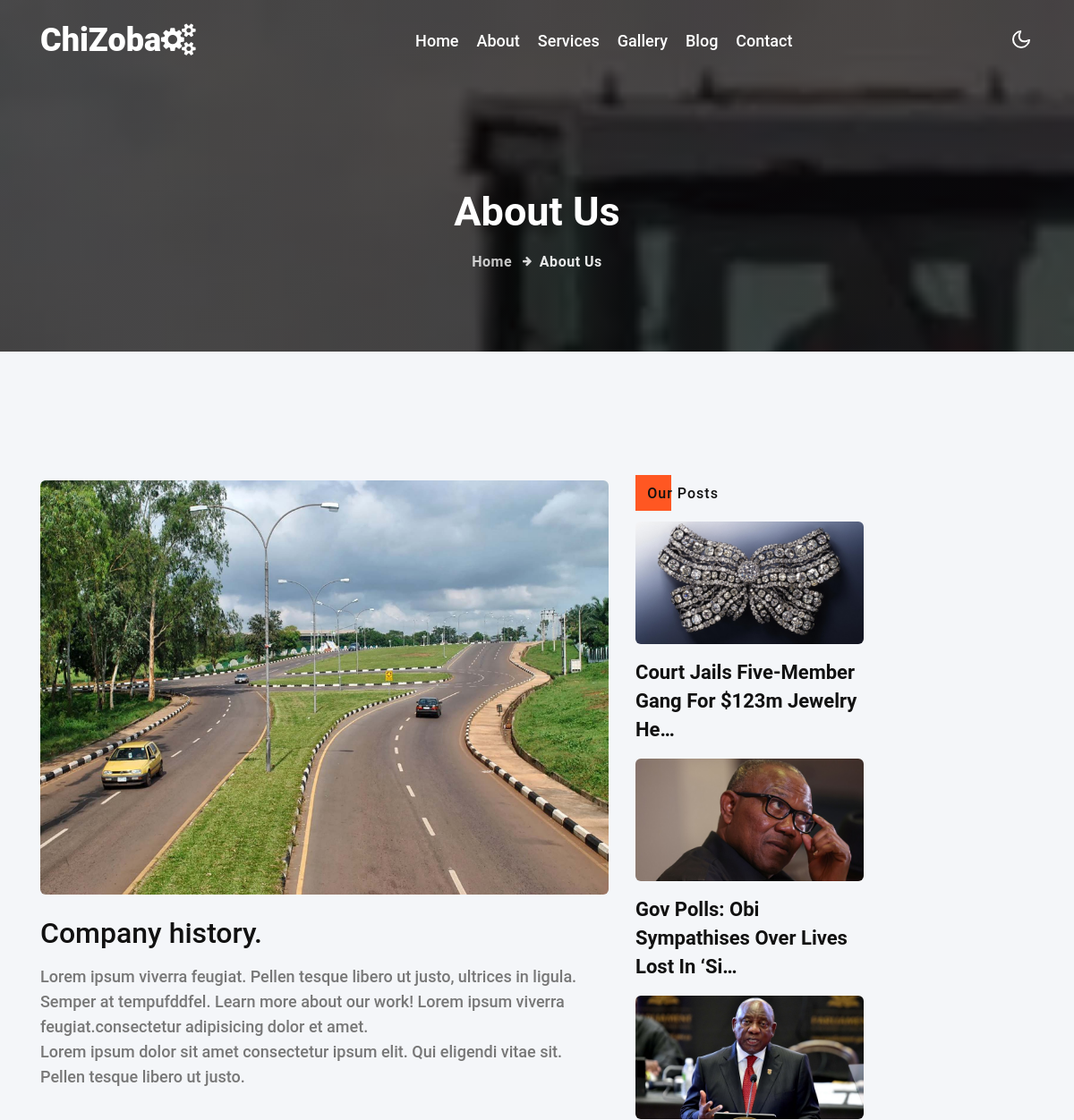
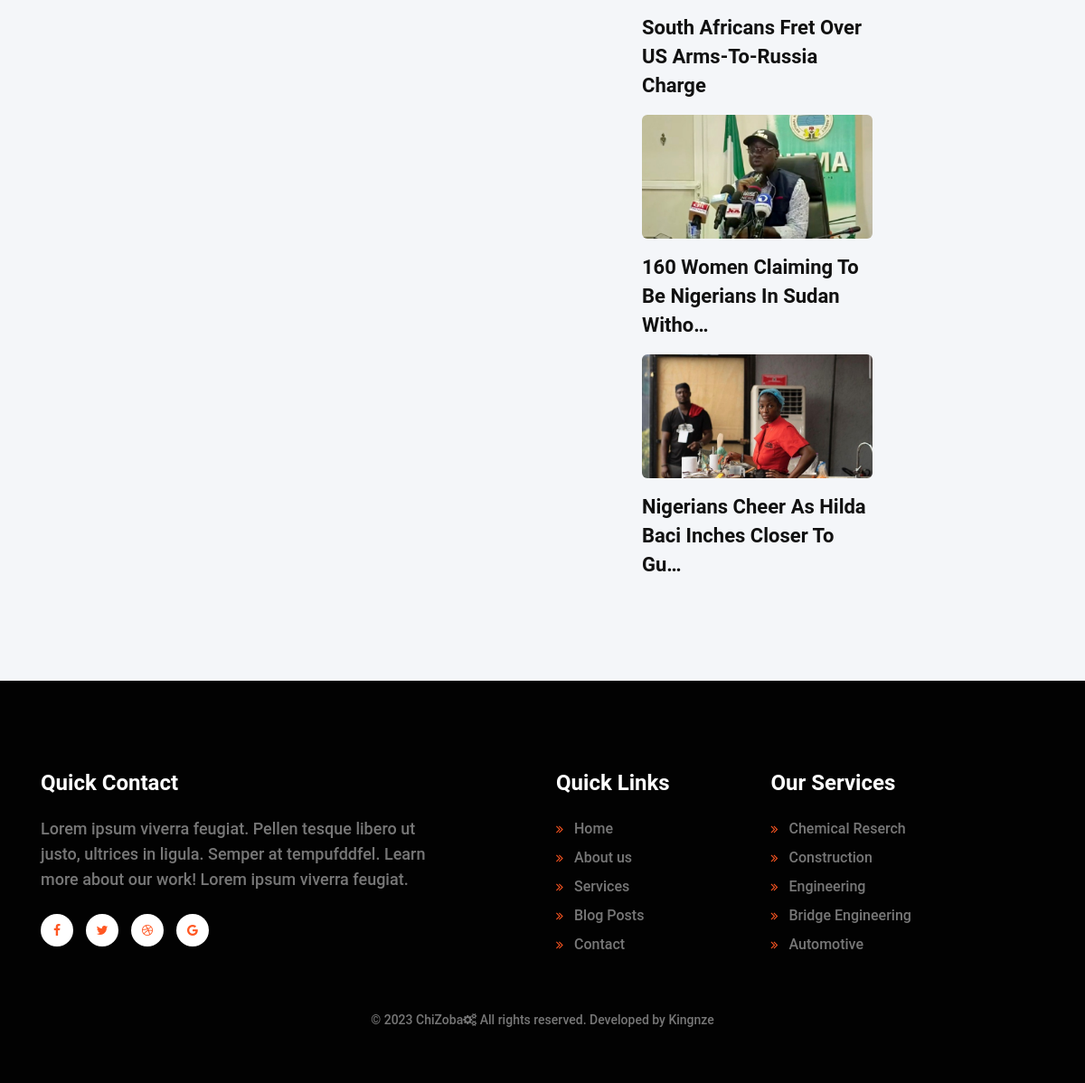
The page /1 on the database its author committed (2 pictures, top to bottom).
### construction/models.py (models this page shows, shortened)
class Aboutus(models.Model):
    subtitle = models.CharField(max_length=550)
    title = models.CharField(max_length=550)
    title1 = models.CharField(max_length=550)
    title2 = models.CharField(max_length=550)
    title3 = models.CharField(max_length=550)
    leadimg = models.ImageField(default='myleadimg.jpg',null=True,blank=True)
    body = RichTextField()

class Blog(models.Model):
    title = models.CharField(max_length=550)
    slug = models.SlugField(max_length=550,null=True,blank=True)
    published = models.BooleanField(default=True,null=True,blank=True)
    flag = models.BooleanField(default=False,null=True,blank=True)
    date_posted = models.DateTimeField(default=datetime.now())
    author = models.ForeignKey(User,on_delete=models.CASCADE,null=True,blank=True)
    leadimg = models.ImageField(default='myleadimg.jpg')
    body = RichTextField()
    class Meta:
        db_table = 'Blog'
        managed = True
        verbose_name = 'Blog'
        verbose_name_plural = 'Blog'

### construction/views.py (the view)
# urls.py: path('<int:my_id>',views.aboutusdetail,name='aboutusdetail'),
def aboutusdetail(request, my_id):
    aboutus = get_object_or_404(Aboutus, pk=my_id)
    blog = Blog.objects.order_by('-date_posted').filter(published=True)[:6]
    context = {
        'blog': blog,
        'post': aboutus,
    }
    return render(request,'construction/aboutusdetail.html',context)

### templates/construction/aboutusdetail.html (shortened to what this page needs)
{% extends "base.html" %}
{% load static %}
{% block content %}
  <div class="breadcrumb-bg w3l-inner-page-breadcrumb py-5">
    <div class="container pt-lg-5 pt-md-3 p-lg-4 pb-md-3 my-lg-3">
      <h2 class="title pt-5">About Us</h2>
      <ul class="breadcrumbs-custom-path mt-3 text-center">
        <li><a href="{% url 'index' %}">Home</a></li>
        <li class="active"><span class="fa fa-arrow-right mx-2" aria-hidden="true"></span>About Us</li>
      </ul>
    </div>
  </div>
  <section class="w3l-blog py-5" id="blog">
    <div class="container py-lg-5 py-md-4 py-2">
      <div class="row inner-sec-w3ls">
        {% if post %}
       <div class="col-lg-7 about-in blog-grid-info text-left mt-5">
        <div class="card img">
          <div class="card-body img">
            <a href="blog-single.html" class="d-block">
              {% if post.leadimg %}
              <img src="{{post.leadimg.url}}" alt="" class="img-fluid radius-image">
              {% endif %}
            </a>
            <div class="blog-des mt-4">
              <h2 class="card-title mb-2">{{post.title}}</h2>
              <p class="mb-3">{{post.body | safe}}</p>
            </div>
            </div>
          </div>
        </div>
        {% endif %}
        <div class="col-lg-3 about-in blog-grid-info text-left mt-5">
          <div class="title-content text-left">
            <h6 class="title-subhny mb-3"><span>Our Posts</span></h6>
          </div>
         {% if blog %}
         {% for item in blog %}
           <div class="card img">
             <div class="card-body img">
                <a href="{% url 'blogdetail' item.slug %}" class="d-block">
                  <img src="{{item.leadimg.url}}" alt="" class="img-fluid radius-image">
                </a>
                <h5 class="card-title mb-2 mt-3"><a href="{% url 'blogdetail' item.slug %}">{{ item.title  | truncatechars:50 | safe }}</a>
                </h5>
              </div>
           </div>
         {% endfor %}
        {% endif %}
        </div>
      </div>
    </div>
  </section>
{% endblock content %}

### templates/base.html (shortened to what this page needs)
{% load static %}
<!doctype html>
<html lang="zxx">
<head>
    <link rel="stylesheet" href="{% static 'css/style.css' %}">
    <link href="{% static 'css/wickedpicker.css' %}" rel="stylesheet" type='text/css' media="all" />
	<link href="{% static 'css/easy-responsive-tabs.css' %}" rel='stylesheet' type='text/css' />
    <link href="{% static 'css/font-awesome.css' %}" rel="stylesheet">
</head>
  </head>
  <body>
    {% include 'nav.html' %}
    {% block content %}
    {% endblock content %}
    {% include 'footer.html' %}
  </body>
</html>

### templates/nav.html (shortened to what this page needs)
<div class="header-w3l">
    <header id="site-header" class="header-w3l fixed-top">
      <div class="container">
        <nav class="navbar navbar-expand-lg stroke">
          <a class="navbar-brand" href="{% url 'index' %}">
            ChiZoba<span class="fa fa-cogs"></span>
          </a>
          <div class="collapse navbar-collapse" id="navbarTogglerDemo02">
            <ul class="navbar-nav mx-lg-auto">
              <li
                    {% if '/' == request.path %}
                    class="nav-item active"
                    {% else %}
                    class="nav-item "
                    {% endif %}>
                <a class="nav-link" href="{% url 'index' %}">Home</a>
              </li>
              <li
                    {% if 'about' in request.path %}
                    class="nav-item  active"
                    {% else %}
                    class="nav-item "
                    {% endif %}
                    >
                <a class="nav-link" href="{% url 'about' %}">About</a>
              </li>
              <li
                    {% if 'services' in request.path %}
                    class="nav-item  active"
                    {% else %}
                    class="nav-item "
                    {% endif %}
                    >
                <a class="nav-link" href="{% url 'services' %}">Services</a>
              </li>
              <li
                    {% if 'gallery' in request.path %}
                    class="nav-item  active"
                    {% else %}
                    class="nav-item "
                    {% endif %}
                    >
                <a class="nav-link" href="{% url 'gallery' %}">Gallery</a>
              </li>
              <li
                    {% if 'blog' in request.path %}
                    class="nav-item  active"
                    {% else %}
                    class="nav-item "
                    {% endif %}
                    >
                <a class="nav-link" href="{% url 'blog' %}">Blog</a>
              </li>
              <li
                    {% if 'contact' in request.path %}
                    class="nav-item  active"
                    {% else %}
                    class="nav-item "
                    {% endif %}
                    >
                <a class="nav-link" href="{% url 'contact' %}">Contact</a>
              </li>
            </ul>
          </div>
          <div class="mobile-position">
            <nav class="navigation">
              <div class="theme-switch-wrapper">
                <label class="theme-switch" for="checkbox">
                  <div class="mode-container">
                    <i class="gg-moon"></i>
                  </div>
                </label>
              </div>
            </nav>
          </div>
        </nav>
      </div>
    </header>
  </div>

### templates/footer.html (shortened to what this page needs)
{% load static %}
  <footer class="footer-28 position-relative py-5">
    <div class="container">
      <div class="row footer-top-28">
        <div class="col-lg-6 footer-list-28 pr-lg-5 mt-5">
          <h6 class="footer-title-28">Quick Contact</h6>
          <p class="pr-lg-5">Lorem ipsum viverra feugiat. Pellen tesque libero ut justo, ultrices in ligula. Semper at
            tempufddfel. Learn more about our work! Lorem ipsum viverra feugiat.</p>
          <div class="main-social-footer-28 mt-4">
            <ul class="social-icons">
              <li class="facebook">
                <a href="#link" title="Facebook">
                  <span class="fa fa-facebook" aria-hidden="true"></span>
                </a>
              </li>
              <li class="twitter">
                <a href="#link" title="Twitter">
                  <span class="fa fa-twitter" aria-hidden="true"></span>
                </a>
              </li>
              <li class="dribbble">
                <a href="#link" title="Dribbble">
                  <span class="fa fa-dribbble" aria-hidden="true"></span>
                </a>
              </li>
              <li class="google">
                <a href="#link" title="Google">
                  <span class="fa fa-google" aria-hidden="true"></span>
                </a>
              </li>
            </ul>
          </div>
        </div>
        <div class="col-lg-6">
          <div class="row">
            <div class="col-md-5 col-6 footer-list-28 mt-5">
              <h6 class="footer-title-28">Quick Links</h6>
              <ul>
                <li><a href="index.html"><span class="fa fa-angle-double-right mr-2" aria-hidden="true"></span> Home</a>
                </li>
                <li><a href="about.html"><span class="fa fa-angle-double-right mr-2" aria-hidden="true"></span> About
                    us</a></li>
                <li><a href="services.html"><span class="fa fa-angle-double-right mr-2" aria-hidden="true"></span>
                    Services</a></li>
                <li><a href="blog.html"><span class="fa fa-angle-double-right mr-2" aria-hidden="true"></span> Blog
                    Posts</a></li>
                <li><a href="contact.html"><span class="fa fa-angle-double-right mr-2" aria-hidden="true"></span>
                    Contact</a></li>
              </ul>
            </div>
            <div class="col-md-5 col-6 footer-list-28 mt-5">
              <h6 class="footer-title-28">Our Services</h6>
              <ul>
                <li><a href="#reserch"><span class="fa fa-angle-double-right mr-2" aria-hidden="true"></span> Chemical
                    Reserch</a></li>
                <li><a href="#construction"><span class="fa fa-angle-double-right mr-2" aria-hidden="true"></span>
                    Construction </a></li>
                <li><a href="#agricultural"><span class="fa fa-angle-double-right mr-2" aria-hidden="true"></span>
                     Engineering</a></li>
                <li><a href="#bridge"><span class="fa fa-angle-double-right mr-2" aria-hidden="true"></span> Bridge
                    Engineering</a></li>
                <li><a href="#automotive"><span class="fa fa-angle-double-right mr-2" aria-hidden="true"></span>
                    Automotive</a></li>
              </ul>
            </div>
          </div>
        </div>
      </div>
      <div class="midd-footer-28 align-center py-2 mt-5">
        <p style="font-size: 14px;" class="copy-footer-28 text-center">© 2023 ChiZoba<span class="fa fa-cogs"></span> All rights reserved. Developed by Kingnze</p>
      </div>
    </div>
  </footer>
	<link rel="stylesheet " href="{% static 'css/chocolat.css' %}" type="text/css" media="all" />
	<link rel="stylesheet" href="{% static 'css/jquery-ui.css' %}" />

### constructions/static/css/wickedpicker.css (style rules this page uses)
.text-center, .wickedpicker__title, .wickedpicker__controls, .wickedpicker__controls__control, .wickedpicker__controls__control--separator, .wickedpicker__controls__control-up, .wickedpicker__controls__control-down { text-align: center; }

### constructions/static/css/easy-responsive-tabs.css (style rules this page uses)
body { margin: 0px; padding: 0px; font-weight: 500; }
ul.resp-tabs-list, p { margin: 0px; padding: 0px; }

### constructions/static/css/chocolat.css (style rules this page uses)
body { margin:0; padding:0; }

### rows shown on the page
Aboutus: leadimg (picture), title "Company history.", body "Lorem ipsum viverra feugiat. Pellen tesque libero ut justo, ultrices in ligula. Semper at tempufddfel. Learn more about our work! Lorem ipsum viverra feugiat.consectetur adipisicing dolor et amet. Lorem ipsum dolor sit amet consectetur ipsum elit. Qui eligendi vitae sit. Pellen tesque libero ut justo."
Blog: leadimg (picture), title "Court Jails Five-Member Gang For $123m Jewelry He…"
Blog: leadimg (picture), title "Gov Polls: Obi Sympathises Over Lives Lost In ‘Si…"
Blog: leadimg (picture), title "South Africans Fret Over US Arms-To-Russia Charge"
Blog: leadimg (picture), title "160 Women Claiming To Be Nigerians In Sudan Witho…"
Blog: leadimg (picture), title "Nigerians Cheer As Hilda Baci Inches Closer To Gu…"
